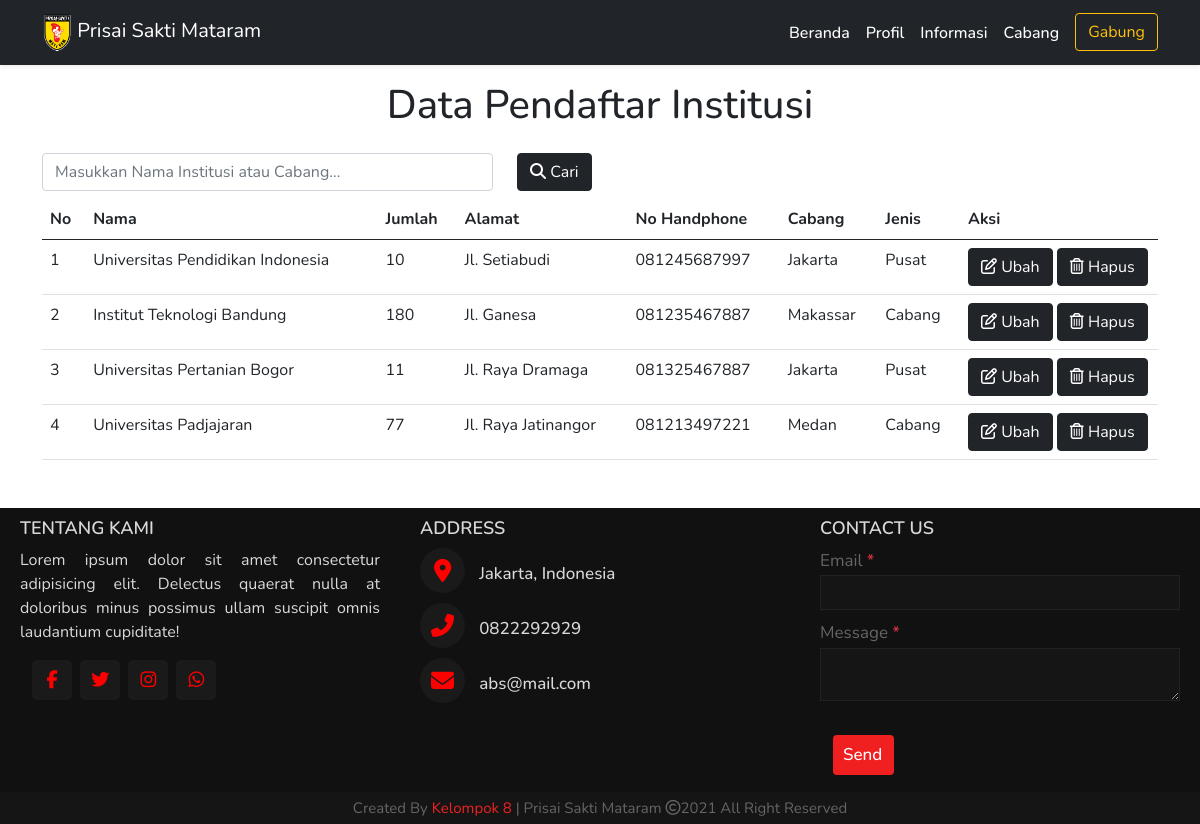
The page /data_pendaftar_institusi.php on the database as committed earlier.
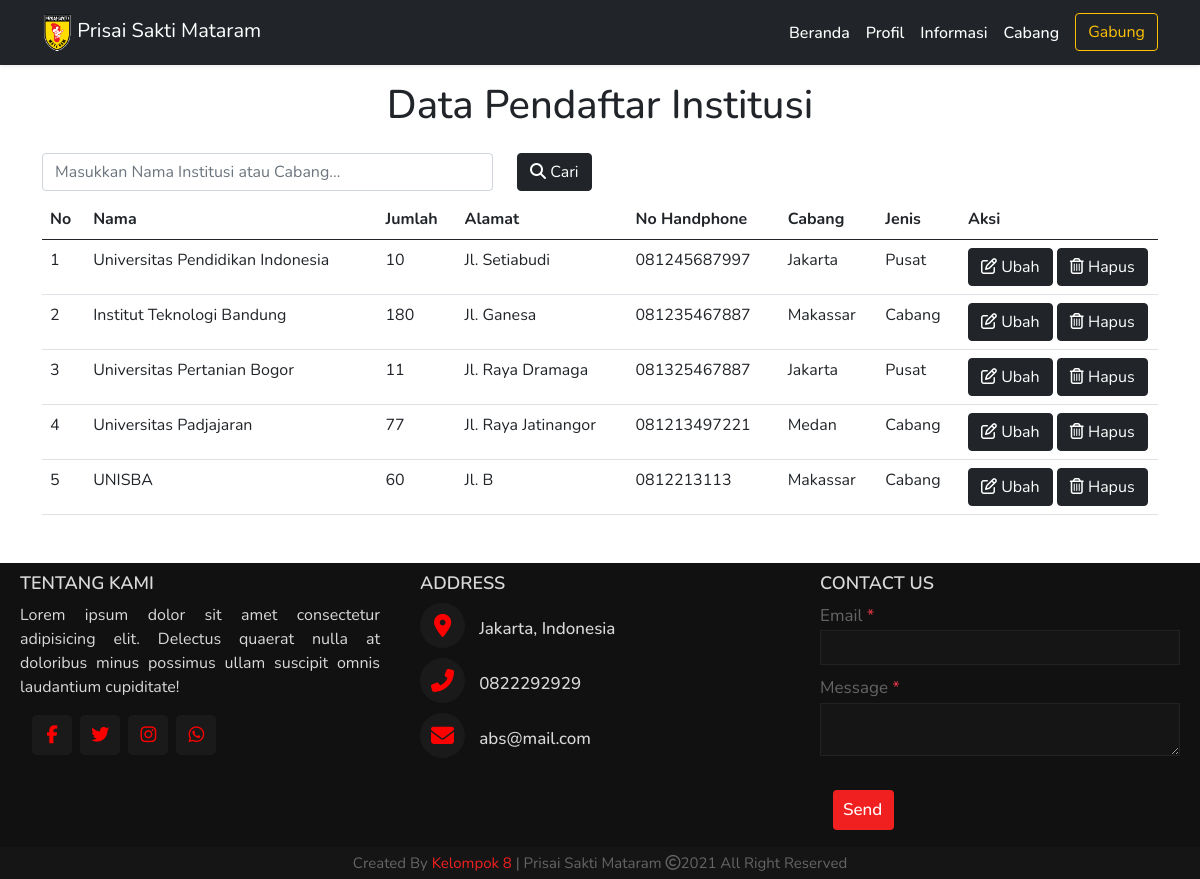
The same page on the database as committed later.
### tables this page shows
CREATE TABLE `daftar_institusi` (
  `id` int(9) NOT NULL,
  `nama` varchar(100) NOT NULL,
  `jumlah` int(9) NOT NULL,
  `alamat` varchar(100) NOT NULL,
  `no_telp` varchar(50) NOT NULL,
  `cabang` varchar(50) NOT NULL
);

### functions.php (called while the page is built, shortened)
<?php
  $namaServer = "localhost";
  $user = "root";
  $password = "";
  $database = "psm";
  $koneksi = mysqli_connect($namaServer, $user, $password, $database) or die ("Koneksi Gagal");
  function query($query) {
    global $koneksi;
    $result = mysqli_query($koneksi, $query);
    $rows = [];
    while($row = mysqli_fetch_assoc($result)) {
      $rows[] = $row;
    }
    return $rows;
  }
?>

### data_pendaftar_institusi.php (the view, shortened to what the changed rows need)
<?php
$pendaftar_institusi = query("SELECT *, jenis_cabang(cabang) as 'jenis_cabang' FROM daftar_institusi");
?>
<!DOCTYPE html>
<html lang="en">
<head>
  <link href="https://cdn.jsdelivr.net/npm/bootstrap@5.0.0-beta2/dist/css/bootstrap.min.css" rel="stylesheet" />
  <link rel="stylesheet" href="style.css" />
  <link href="https://code.jquery.com/ui/1.12.1/themes/base/jquery-ui.css" rel="stylesheet">
</head>
<body>
  <h1 class="text-center my-3">Data Pendaftar Institusi</h1>
  <section class="container">
    <?php if (!empty($pendaftar_institusi)) : ?>
      <table class="table table-hover mb-5">
        <thead>
          <tr>
            <th scope="col">No</th>
            <th scope="col">Nama</th>
            <th scope="col">Jumlah</th>
            <th scope="col">Alamat</th>
            <th scope="col">No Handphone</th>
            <th scope="col">Cabang</th>
            <th scope="col">Jenis</th>
            <th scope="col" style="width: 198px;">Aksi</th>
          </tr>
        </thead>
        <tbody>
          <?php $nomor = 1 ?>
          <?php foreach ($pendaftar_institusi as $institusi) : ?>
            <tr>
              <td><?= $nomor ?></td>
              <td><?= $institusi['nama'] ?></td>
              <td><?= $institusi['jumlah'] ?></td>
              <td><?= $institusi['alamat'] ?></td>
              <td><?= $institusi['no_telp'] ?></td>
              <td><?= $institusi['cabang'] ?></td>
              <td><?= $institusi['jenis_cabang'] ?></td>
              <td>
                <a href="ubah_data_pendaftar_institusi.php?id=<?= $institusi['id']; ?>"><button class="btn btn-dark" type="button"><i class="far fa-edit"></i> Ubah</button></a>
                <button class="btn btn-dark" type="button" data-bs-toggle="modal" data-bs-target="#exampleModal<?= $institusi['id']; ?>"><i class="far fa-trash-alt"></i> Hapus</button>
              </td>
            </tr>
            <?php $nomor++ ?>
          <?php endforeach; ?>
        </tbody>
      </table>
    <?php else : ?>
      <div class="container my-5 py-3">
        <h4 class="text-center my-5">Data Tidak Ditemukan!</h4>
      </div>
    <?php endif; ?>
  </section>
  <footer>
    <div class="main-content">
      <div class="left box">
        <h2>Tentang Kami</h2>
      </div>
      <div class="center box">
        <h2>Address</h2>
      </div>
      <div class="right box">
        <h2>Contact us </h2>
      </div>
    </div>
  </footer>
</body>
</html>

Rows that differ between the two databases and show on the page:
added daftar_institusi: nama "UNISBA", jumlah "60", alamat "Jl. B", no_telp "0812213113", cabang "Makassar", jenis_cabang "Cabang"
